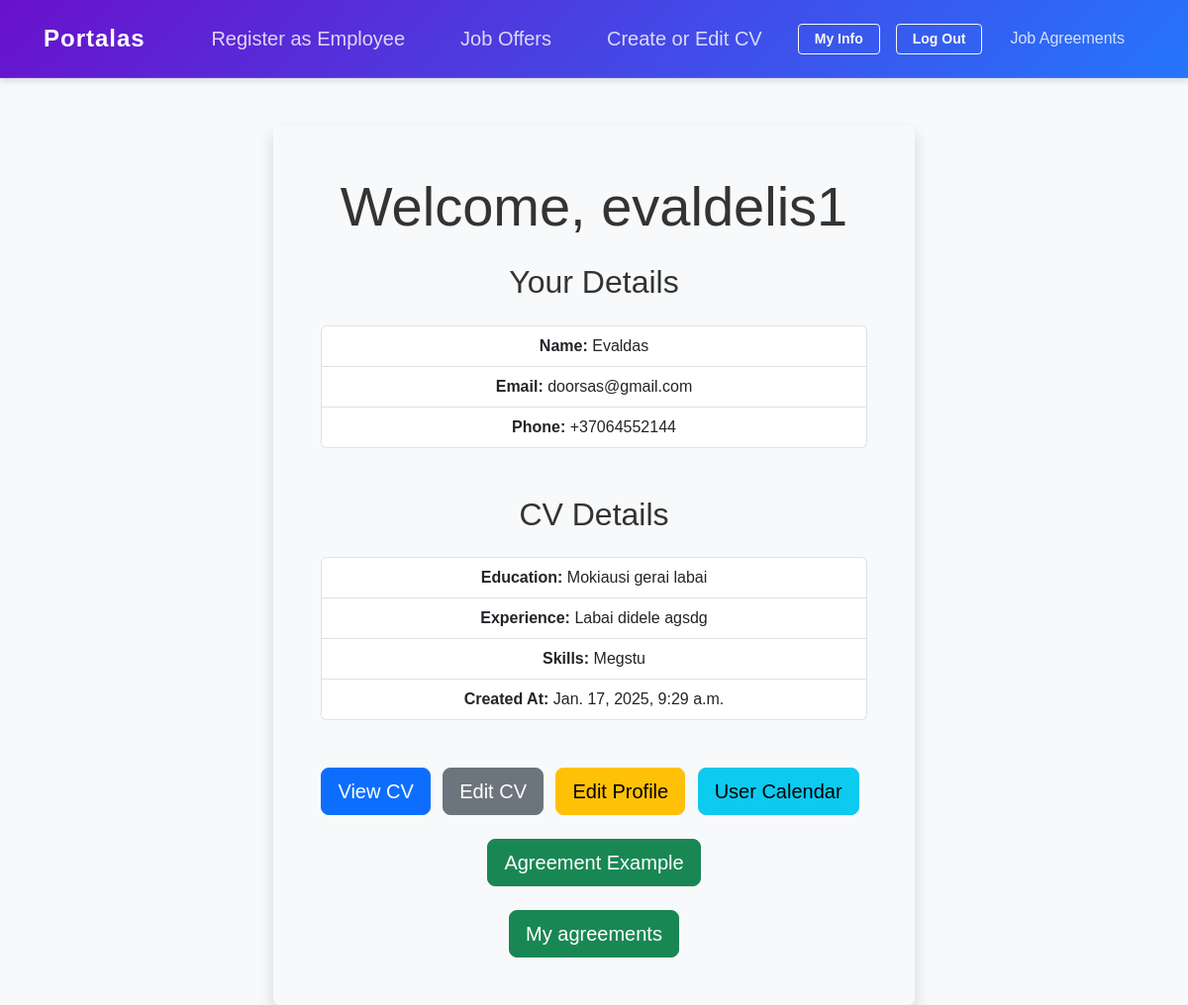
Screenshot of /employee/home/ (signed in) with the database file from the repository.
### employee/models.py (models this page shows, shortened)
class Employee(models.Model):
    user = models.OneToOneField(User, on_delete=models.CASCADE)  # Link to User
    employee_name = models.CharField(max_length=255)
    employee_surname = models.CharField(max_length=255, blank=True, null=True,default="Unknown")  # New field
    email = models.EmailField()
    citizenship = models.CharField(max_length=100, blank=True, null=True, default="Unknown")  # New field
    national_id = models.IntegerField( blank=True, null=True, unique=True)
    receive_special_offers = models.BooleanField(default=False,)  # New field
    phone_number = models.CharField(max_length=20, blank=True, null=True, default="Unknown")  # New field
    '''banko saskaita, gyvenamosios vietos adresas, artimo zmogaus kontaktai (tel nr) '''
    is_email_verified = models.BooleanField(default=False)

class CV(models.Model):
    employee = models.OneToOneField(Employee, on_delete=models.CASCADE)  # Ensures one CV per employee
    education = models.TextField()
    experience = models.TextField()
    skills = models.TextField()
    created_at = models.DateTimeField(auto_now_add=True)
    name_surname = models.CharField(max_length=255, verbose_name="NAME, SURNAME")
    date_and_place_of_birth = models.CharField(max_length=255, verbose_name="DATE AND PLACE OF BIRTH")
    place_of_residence = models.CharField(max_length=255, verbose_name="PLACE OF RESIDENCE")
    contacts = models.CharField(max_length=255, verbose_name="CONTACTS")
    languages = models.TextField(verbose_name="LANGUAGES")
    civil_status = models.CharField(max_length=255, verbose_name="CIVIL STATUS")
    professional_experience = models.TextField(verbose_name="PROFESSIONAL EXPERIENCE")
    other_relevant_information = models.TextField(verbose_name="OTHER RELEVANT INFORMATION")
    characteristics = models.TextField(verbose_name="CHARACTERISTICS")
    hobby = models.TextField(verbose_name="HOBBY")
    attachment = models.FileField(upload_to='cv_attachments/', blank=True, null=True, verbose_name="Attachment")
    """Dominancios darbo vietos """

### employee/views.py (the view)
# urls.py: path('home/', views.home, name='home'),
@login_required
def home(request):
    cv = None
    employee = None
    try :
        employee = get_object_or_404(Employee, user=request.user)
        cv = get_object_or_404(CV, employee=employee)
        return render(request, 'employee/home.html', {
        'username': request.user.username, 'employee':employee, 'cv':cv })
    except :
        return render(request, 'employee/home.html', {
        'username': request.user.username} )

### employee/templates/employee/home.html (shortened to what this page needs)
{% extends 'base_employee.html' %}
{% block content %}
<div class="d-flex justify-content-center align-items-center" style="min-height: 85vh;">
    <div class="text-center bg-light p-5 rounded shadow">
        <h1 class="mb-4 display-4">Welcome, {{ username }}</h1>
        <div class="mb-5">
            <h2 class="mb-4">Your Details</h2>
            <div class="list-group">
                <div class="list-group-item">
                    <strong>Name:</strong> {{ employee.employee_name }}
                </div>
                <div class="list-group-item">
                    <strong>Email:</strong> {{ employee.email }}
                </div>
                <div class="list-group-item">
                    <strong>Phone:</strong> {{ employee.phone_number }}
                </div>
            </div>
        </div>
        {% if cv %}
            <div class="mb-5">
                <h2 class="mb-4">CV Details</h2>
                <div class="list-group">
                    <div class="list-group-item">
                        <strong>Education:</strong> {{ cv.education }}
                    </div>
                    <div class="list-group-item">
                        <strong>Experience:</strong> {{ cv.experience }}
                    </div>
                    <div class="list-group-item">
                        <strong>Skills:</strong> {{ cv.skills }}
                    </div>
                    <div class="list-group-item">
                        <strong>Created At:</strong> {{ cv.created_at }}
                    </div>
                </div>
            </div>
            <div class="d-grid gap-3 d-md-block">
                <a href="{% url 'employee:cv_detail' employee.cv.id %}" class="btn btn-primary btn-lg me-2">View CV</a>
                <a href="{% url 'employee:create_or_edit_cv' %}" class="btn btn-secondary btn-lg me-2">Edit CV</a>
                <a href="{% url 'employee:employee_edit' employee.id %}" class="btn btn-warning btn-lg me-2">Edit Profile</a>
                <a href="{% url 'employee:user_calendar' %}" class="btn btn-info btn-lg me-2">User Calendar</a>
            </div>
            <div class="mt-4">
                <a href="{% url 'employee:generate_pdf' %}" class="btn btn-success btn-lg">Agreement Example</a>
            </div>
            <div class="mt-4">
                <a href="{% url 'employer:employee-agreements' %}" class="btn btn-success btn-lg">My agreements</a>
            </div>
        {% endif %}
    </div>
</div>
{% endblock %}

### static/css/styles.css (style rules this page uses)
body { font-family: 'Arial', sans-serif; margin: 0; padding: 0; background-color: #f8f9fa; color: #333; }

### rows the page displays
Employee: employee_name "Evaldas", email "doorsas@gmail.com", phone_number "+37064552144"
CV: education "Mokiausi gerai labai", experience "Labai didele agsdg", skills "Megstu", created_at "Jan. 17, 2025, 9:29 a.m."

### other values shown
{{ username }} "evaldelis1"
